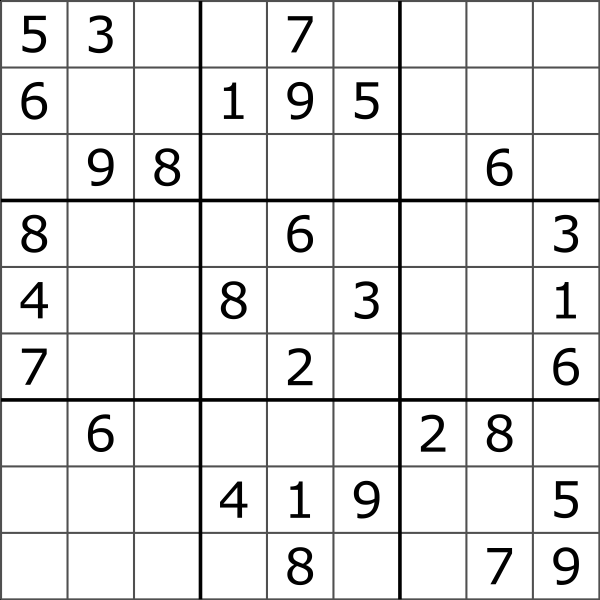
#> input picture sudoku.png, 1200 x 1200 px (shown at 1/2 size)
$ python process_cv2.py
#> lines starting #> are read from the running program, lines starting #| are printed output that depends on the picture; after the words box and inside, x2 and y2 are one past the last pixel; in counts of white or black regions, pixels touching at a corner belong together
import cv2
from imutils import contours
import numpy as np

path = "sudoku.png"

# load image with cv2 and adaptive threshold
img = cv2.imread(path, cv2.IMREAD_GRAYSCALE)
#> img is the input picture: shape (1200, 1200); min 0, max 255, mean 231.9
thresh = cv2.adaptiveThreshold(img,255,cv2.ADAPTIVE_THRESH_GAUSSIAN_C, cv2.THRESH_BINARY_INV, 57,5)
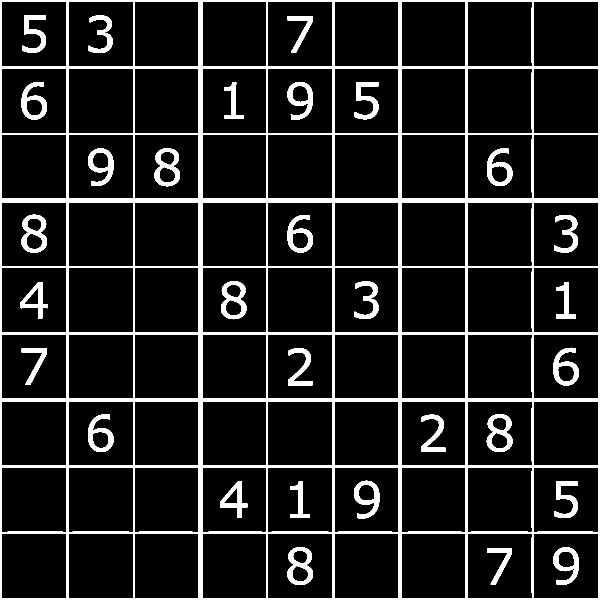
#> thresh: shape (1200, 1200) (shown at 1/2 size); 11.1% white; 31 white regions
# thresh = cv2.threshold(img, 0, 255, cv2.THRESH_BINARY + cv2.THRESH_OTSU)[1]


# isolate boxes
cnts = cv2.findContours(thresh, cv2.RETR_TREE, cv2.CHAIN_APPROX_SIMPLE)
#> cnts = 133 contours; largest, box (x1, y1, x2, y2) and area: (0, 0, 1200, 1200) 1437598, (1067, 1067, 1198, 1198) 16898, (535, 1067, 666, 1198) 16898, (136, 1067, 267, 1198) 16898, (3, 1067, 134, 1198) 16898
cnts = cnts[0] if len(cnts) == 2 else cnts[1]
for c in cnts:
    area = cv2.contourArea(c)
    if area < 1000:
        cv2.drawContours(thresh, [c], -1, (0,0,0), -1)
#> this loop made 133 passes
#> area on passes 1 to 12: 1437598, 16898, 2381.5, 868, 16787, 985.5, 16535, 16638, 16898, 3025.5, 773, 582
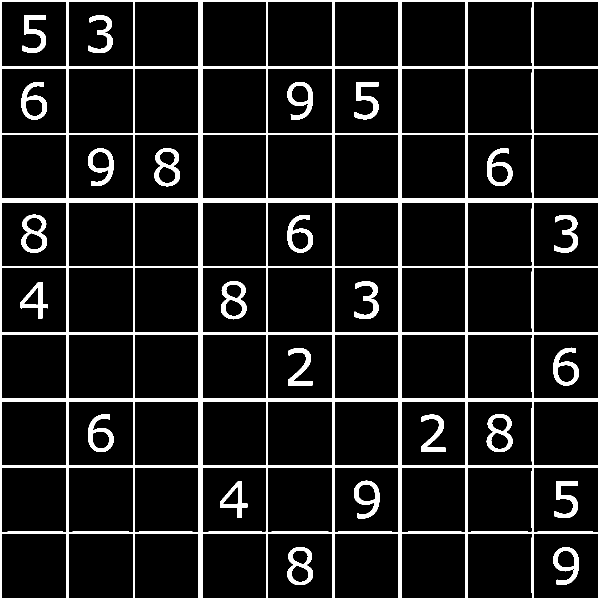
#> thresh: shape (1200, 1200) (shown at 1/2 size); 10.5% white; 25 white regions, largest, box (x1, y1, x2, y2) and area: (0, 0, 1200, 1200) 114415, (973, 828, 1025, 904) 1695, (575, 1094, 626, 1170) 1690

# straighten lines if not a perfect board
vertical_kernel = cv2.getStructuringElement(cv2.MORPH_RECT, (1,5))
#> vertical_kernel = [1, 1, 1, 1, 1]
thresh = cv2.morphologyEx(thresh, cv2.MORPH_CLOSE, vertical_kernel, iterations=9)
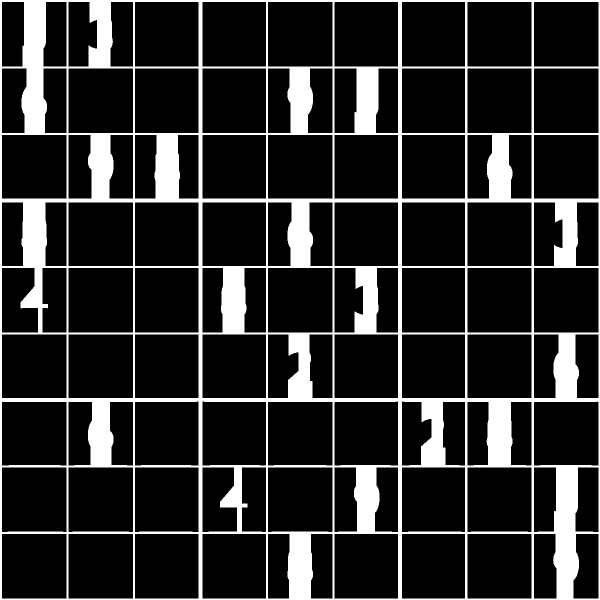
#> thresh: shape (1200, 1200) (shown at 1/2 size); 16.5% white; 1 white region, box (x1, y1, x2, y2) and area: (0, 0, 1200, 1200) 238016
horizontal_kernel = cv2.getStructuringElement(cv2.MORPH_RECT, (5,1))
#> horizontal_kernel = [[1, 1, 1, 1, 1]]
thresh = cv2.morphologyEx(thresh, cv2.MORPH_CLOSE, horizontal_kernel, iterations=4)
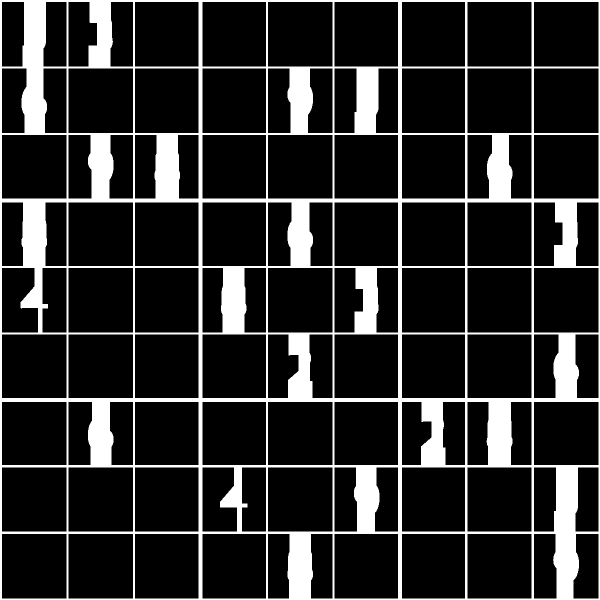
#> thresh: shape (1200, 1200) (shown at 1/2 size); 16.6% white; 1 white region, box (x1, y1, x2, y2) and area: (0, 0, 1200, 1200) 238878

# iterate through boxes
invert = 255 - thresh
#> invert: shape (1200, 1200); 83.4% white; 1 black region
cnts = cv2.findContours(invert, cv2.RETR_TREE, cv2.CHAIN_APPROX_SIMPLE)
#> cnts = 105 contours; largest, box (x1, y1, x2, y2) and area: (137, 1068, 266, 1197) 16384, (4, 1068, 133, 1197) 16384, (1068, 536, 1197, 665) 16384, (536, 536, 665, 665) 16384, (137, 536, 266, 665) 16384
cnts = cnts[0] if len(cnts) == 2 else cnts[1]
(cnts, _) = contours.sort_contours(cnts, method="top-to-bottom")
#> cnts = 105 contours; largest, box (x1, y1, x2, y2) and area: (1068, 4, 1197, 133) 16384, (536, 4, 665, 133) 16384, (1068, 137, 1197, 266) 16384, (137, 137, 266, 266) 16384, (1068, 536, 1197, 665) 16384


board = []
row = []
for i, c in enumerate(cnts, 1):
    area = cv2.contourArea(c)
    if area < 50000:
        row.append(c)
    if i % 9 == 0:
        (cnts, _) = contours.sort_contours(cnts, method="left-to-right")
        board.append(cnts)
        row = []
#> this loop made 105 passes
#> (c, area) on passes 1, 2, 3, 4, 5, 6, 7, 12, 13, 14, 19: ([[1068, 4], [1068, 132], [1196, 132], [1196, 4]], 16384), ([[935, 4], [935, 132], [1062, 132], [1062, 4]], 16256), ([[804, 4], [804, 132], [929, 132], [929, 4]], 16000), ([[669, 4], [669, 132], [795, 132], [795, 4]], 16128), ([[536, 4], [536, 132], [664, 132], [664, 4]], 16384), ([[405, 4], [405, 132], [531, 132], [531, 4]], 16128), ([[270, 4], [270, 132], [396, 132], [396, 4]], 16128), ([[1068, 137], [1068, 265], [1196, 265], [1196, 137]], 16384), ([[935, 137], [935, 265], [1062, 265], [1062, 137]], 16256), ([[804, 137], [804, 265], [929, 265], [929, 137]], 16000), ([[405, 137], [405, 265], [531, 265], [531, 137]], 16128)
#> area on passes 8, 9, 10, 11, 15, 16: 5420.5, 5826.5, 5320.5, 5378.5, 5067.5, 5336.5
#> after the loop, board = 11 items

for row in board:
    for square in row:
#> (the run stopped early here; a loop or call above may not have finished)
